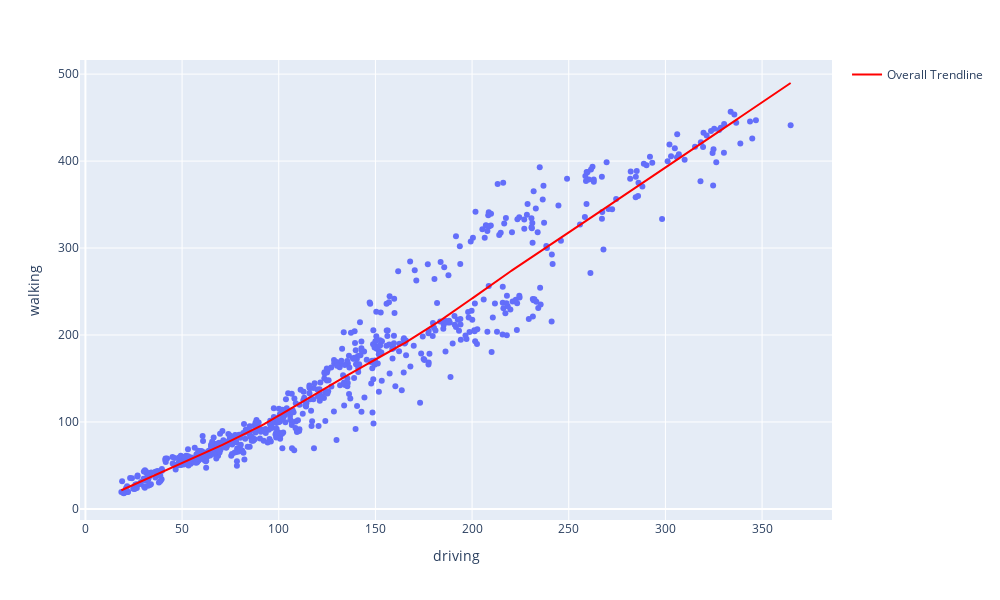

Notebook code cell kept with this figure:
### Code cell
fig = px.scatter(
    train,
    x="driving",
    y="walking",
    width=1000,
    height=600,
    trendline="lowess",
    trendline_scope="overall",
    trendline_color_override="red",
)

fig.show()

### Figure 1 — Plotly figure (JSON) as saved in the notebook; plotly's stock layout.template omitted (floating-point values rounded to 4 significant figures; data arrays with more than 128 entries replaced by an {"elided": "..."} marker saying what was removed)
{"data": [{"hovertemplate": "driving=%{x}<br>walking=%{y}<extra></extra>", "legendgroup": "", "marker": {"color": "#636efa", "symbol": "circle"}, "mode": "markers", "name": "", "orientation": "v", "showlegend": false, "type": "scatter", "x": {"elided": "692 float values"}, "xaxis": "x", "y": {"elided": "692 float values"}, "yaxis": "y"}, {"hovertemplate": "<b>LOWESS trendline</b><br><br>driving=%{x}<br>walking=%{y} <b>(trend)</b><extra></extra>", "legendgroup": "Overall Trendline", "line": {"color": "red"}, "mode": "lines", "name": "Overall Trendline", "showlegend": true, "type": "scatter", "x": {"elided": "692 float values"}, "xaxis": "x", "y": {"elided": "692 float values"}, "yaxis": "y"}], "layout": {"height": 600, "legend": {"tracegroupgap": 0}, "margin": {"t": 60}, "width": 1000, "xaxis": {"anchor": "y", "domain": [0, 1], "title": {"text": "driving"}}, "yaxis": {"anchor": "x", "domain": [0, 1], "title": {"text": "walking"}}}}
